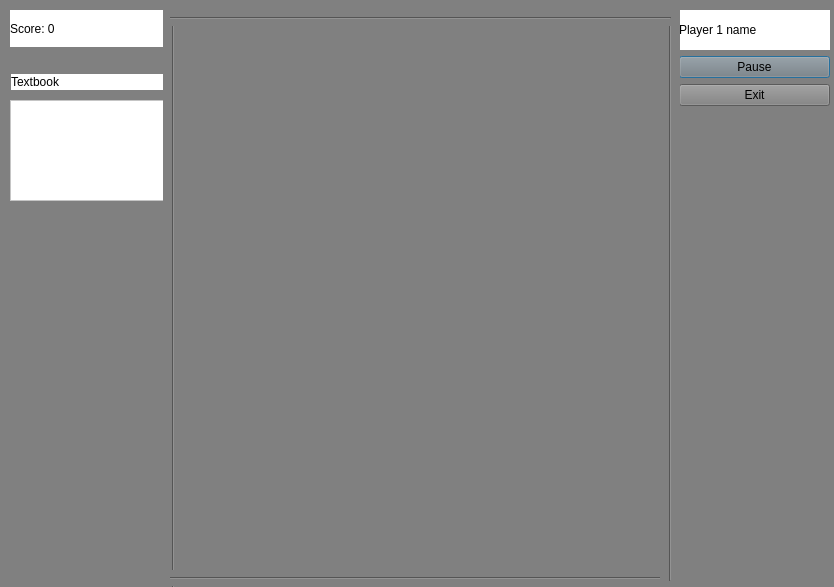
<?xml version="1.0" encoding="UTF-8"?>
<ui version="4.0">
 <class>singlewindow1</class>
 <widget class="QDialog" name="singlewindow1">
  <property name="geometry">
   <rect>
    <x>0</x>
    <y>0</y>
    <width>834</width>
    <height>587</height>
   </rect>
  </property>
  <property name="windowTitle">
   <string>Dialog</string>
  </property>
  <property name="styleSheet">
   <string notr="true">background-color: rgb(128, 128, 128);</string>
  </property>
  <widget class="QWidget" name="verticalLayoutWidget">
   <property name="geometry">
    <rect>
     <x>679</x>
     <y>10</y>
     <width>151</width>
     <height>96</height>
    </rect>
   </property>
   <layout class="QVBoxLayout" name="verticalLayout">
    <item>
     <widget class="QLabel" name="label_2">
      <property name="styleSheet">
       <string notr="true">background-color: rgb(255, 255, 255);</string>
      </property>
      <property name="text">
       <string>Player 1 name</string>
      </property>
     </widget>
    </item>
    <item>
     <widget class="QPushButton" name="pushButton">
      <property name="text">
       <string>Pause</string>
      </property>
     </widget>
    </item>
    <item>
     <widget class="QPushButton" name="pushButton_2">
      <property name="text">
       <string>Exit</string>
      </property>
     </widget>
    </item>
   </layout>
  </widget>
  <widget class="QWidget" name="verticalLayoutWidget_2">
   <property name="geometry">
    <rect>
     <x>10</x>
     <y>10</y>
     <width>160</width>
     <height>80</height>
    </rect>
   </property>
   <layout class="QVBoxLayout" name="verticalLayout_2">
    <item>
     <widget class="QLabel" name="label">
      <property name="styleSheet">
       <string notr="true">background-color: rgb(255, 255, 255);</string>
      </property>
      <property name="text">
       <string>Score: 0</string>
      </property>
     </widget>
    </item>
    <item alignment="Qt::AlignHCenter|Qt::AlignBottom">
     <widget class="QLabel" name="label_3">
      <property name="minimumSize">
       <size>
        <width>158</width>
        <height>16</height>
       </size>
      </property>
      <property name="styleSheet">
       <string notr="true">background-color: rgb(255, 255, 255);</string>
      </property>
      <property name="text">
       <string>Textbook</string>
      </property>
     </widget>
    </item>
   </layout>
   <zorder>label_3</zorder>
   <zorder>label</zorder>
  </widget>
  <widget class="QFrame" name="frame">
   <property name="geometry">
    <rect>
     <x>10</x>
     <y>100</y>
     <width>161</width>
     <height>101</height>
    </rect>
   </property>
   <property name="styleSheet">
    <string notr="true">background-color: rgb(255, 255, 255);
</string>
   </property>
   <property name="frameShape">
    <enum>QFrame::StyledPanel</enum>
   </property>
   <property name="frameShadow">
    <enum>QFrame::Raised</enum>
   </property>
  </widget>
  <widget class="Line" name="line">
   <property name="geometry">
    <rect>
     <x>163</x>
     <y>10</y>
     <width>20</width>
     <height>581</height>
    </rect>
   </property>
   <property name="orientation">
    <enum>Qt::Vertical</enum>
   </property>
  </widget>
  <widget class="Line" name="line_2">
   <property name="geometry">
    <rect>
     <x>170</x>
     <y>570</y>
     <width>491</width>
     <height>16</height>
    </rect>
   </property>
   <property name="orientation">
    <enum>Qt::Horizontal</enum>
   </property>
  </widget>
  <widget class="Line" name="line_3">
   <property name="geometry">
    <rect>
     <x>660</x>
     <y>10</y>
     <width>20</width>
     <height>571</height>
    </rect>
   </property>
   <property name="orientation">
    <enum>Qt::Vertical</enum>
   </property>
  </widget>
  <widget class="Line" name="line_4">
   <property name="geometry">
    <rect>
     <x>170</x>
     <y>10</y>
     <width>501</width>
     <height>16</height>
    </rect>
   </property>
   <property name="orientation">
    <enum>Qt::Horizontal</enum>
   </property>
  </widget>
 </widget>
 <resources/>
 <connections/>
</ui>
